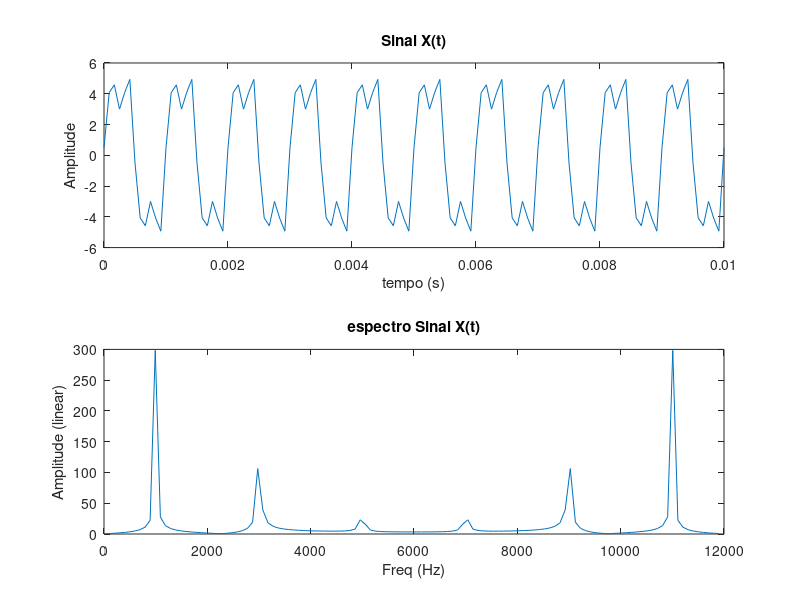
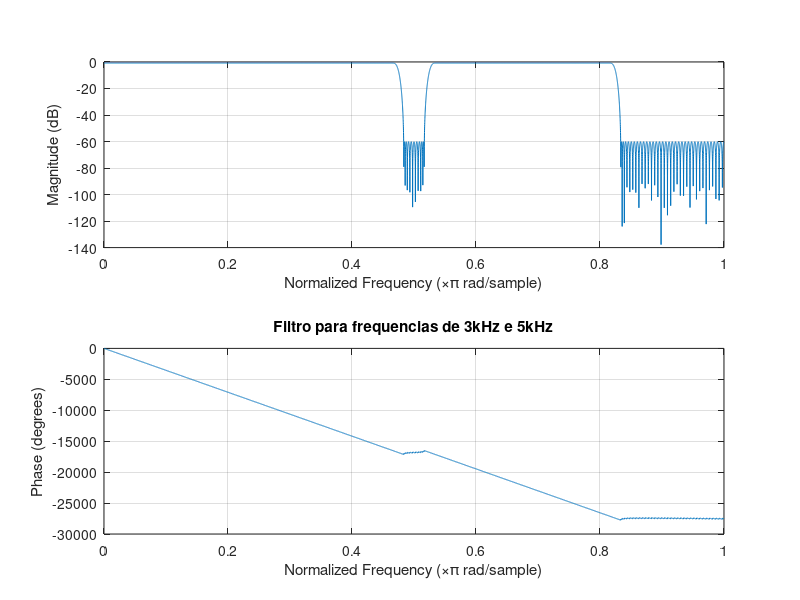
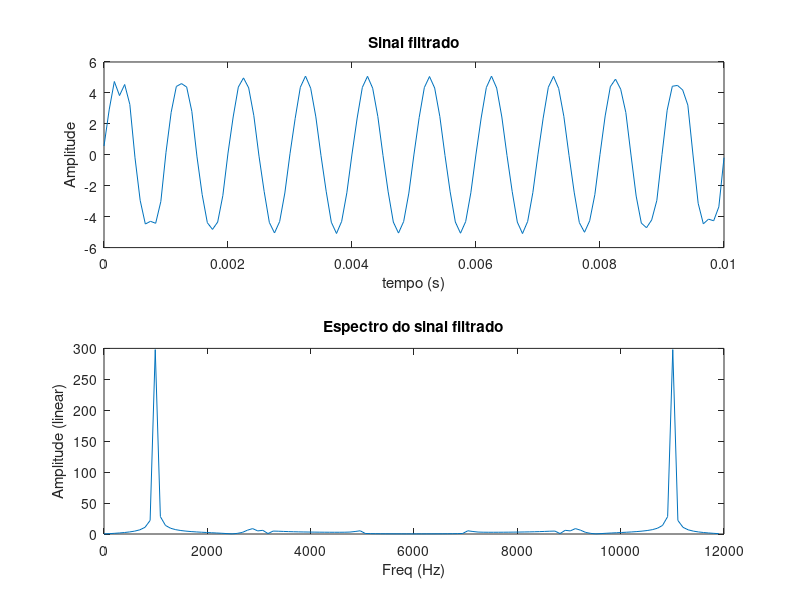

Write MATLAB code to recreate these figures, in order.
clc;
clear;
close all;
figure;
fs = 12e3; %frequencia de amostragem, a maior frequencia do sinal � 5kHz
n=0:0.01*fs; %vetor n   
t = n/fs; %  vetor t = n*ts
%% a) - 
x = 5*sin(2*pi*1e3*t) +2*sin(2*pi*3e3*t) +0.5*cos(2*pi*5e3*t);
subplot(2,1,1);plot(t, x); title('Sinal X(t)'); xlabel('tempo (s)'); ylabel('Amplitude'); 
w = n*(fs/length(x));
h = fft(x);
subplot(2,1,2);plot(w, abs(h)); title('espectro Sinal X(t)'); xlabel('Freq (Hz)'); ylabel('Amplitude (linear)');
saveas(gcf,'a.png')
%% b)-
figure;
f = [2.8e3 2.9e3 3.1e3 3.2e3 4.9e3 5e3];% distancias da transicoes
a = [1 0 1 0];         % porcentagem de amplitudes desejadas
od = 1e-3;
dev = [od od od od]; % ondulacao permitida
[n_, fo, ao, w] = firpmord (f, a, dev, fs);
sist = firpm (n_, fo, ao, w);
freqz (sist, 1.1024, fs)
title ( 'Filtro para frequencias de 3kHz e 5kHz' )
saveas(gcf,'b.png')
%% c)-
figure;
%clear -regexp  '[^([x|t|n|(sist)|(fs)])]'
y = conv(x,sist,'same');
Y = fft(y);
w = n *(fs/length(y));
subplot(2,1,1);plot(t, y); title('Sinal filtrado'); xlabel('tempo (s)'); ylabel('Amplitude');
subplot(2,1,2);plot(w, abs(Y)); title('espectro Sinal Y(t)'); xlabel('Freq (Hz)'); ylabel('Amplitude (linear)');
title ( 'Espectro do sinal filtrado');
saveas(gcf,'c.png');
disp('ola');
input('pause');

